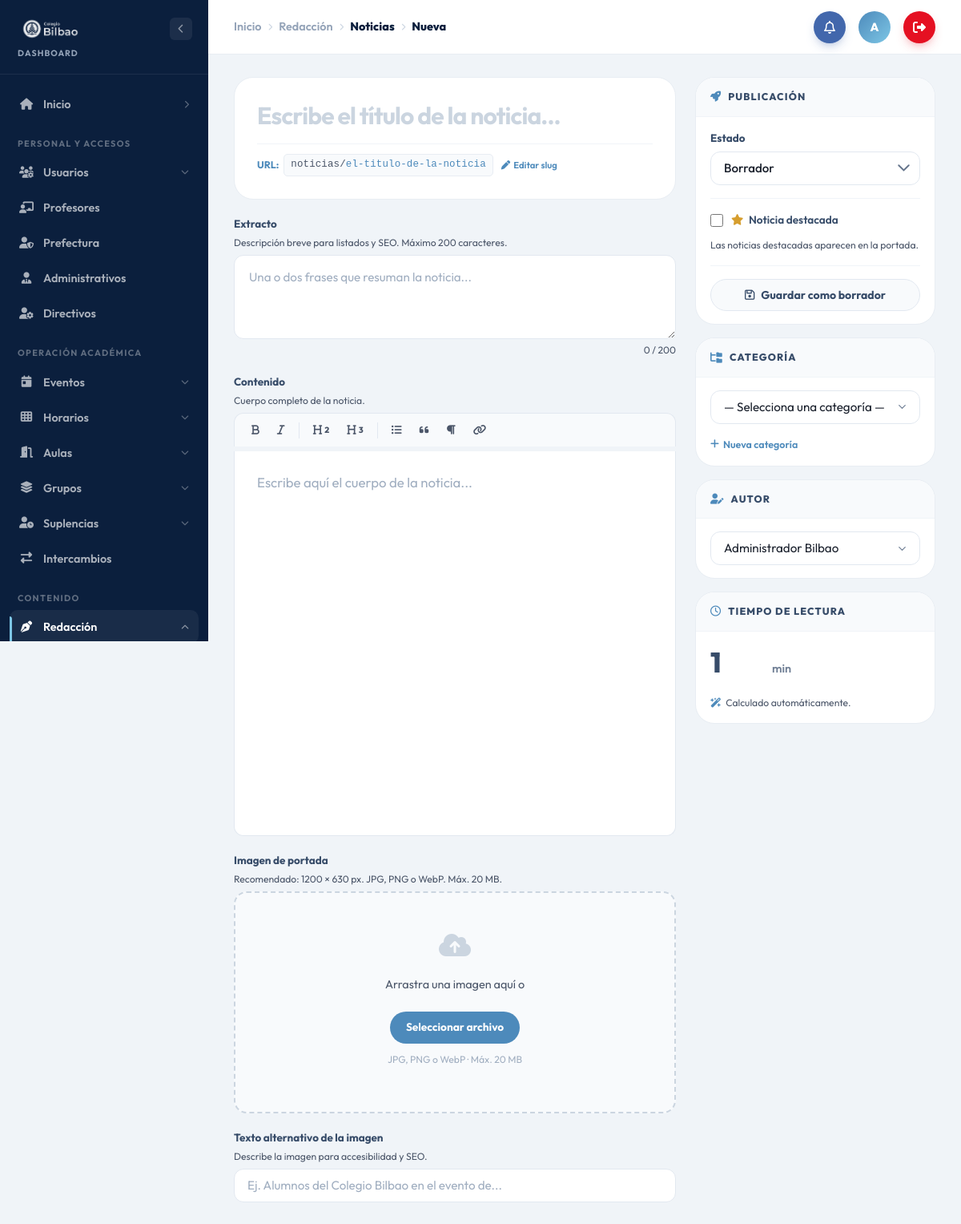
Screenshot of /dashboard/noticias/crear (signed in) with the database file from the repository.
### tables this page shows
CREATE TABLE usuarios (
    id               INT UNSIGNED  NOT NULL AUTO_INCREMENT,
    nombre           VARCHAR(120)  NOT NULL,
    email            VARCHAR(180)  NOT NULL,
    password         VARCHAR(255)  NOT NULL,
    rol              ENUM('administrador','usuario') NOT NULL DEFAULT 'usuario',
    rol_redaccion    ENUM('revisor','editor') NULL,   
     
     
     
     
    tipo_personal    SET('profesor','prefecto','administrativo','directivo') NULL,
     
     
     
     
    niveles          SET('Maternal','Kinder','Primaria','Secundaria','Bachillerato') NULL,
    puede_suplir     TINYINT(1)    NOT NULL DEFAULT 1,  
    modulos          VARCHAR(255)  NULL,           
    fecha_nacimiento DATE          NULL,           
    avatar           VARCHAR(255)  NULL,
    ultimo_acceso    DATETIME      NULL,
    creado_en        TIMESTAMP     NOT NULL DEFAULT CURRENT_TIMESTAMP,
    PRIMARY KEY (id),
    UNIQUE KEY uq_email (email)
);

### views/blog/noticias/crear.php (the view, shortened to what the rows shown need)
<div class="admin-layout">
    <?php include __DIR__ . '/../_sidebar.php'; ?>
</div>

### views/blog/_sidebar.php (shortened to what the rows shown need)
<?php
require_once __DIR__ . '/_modulos.php';
$_cp = parse_url($_SERVER['REQUEST_URI'] ?? '/', PHP_URL_PATH);
$_cp = ($_cp !== '/') ? rtrim($_cp, '/') : '/';
if     (str_starts_with($_cp, '/dashboard/suplencias'))      $_modActivo = 'suplencias';
elseif (str_starts_with($_cp, '/dashboard/horarios'))        $_modActivo = 'horarios';
elseif (str_starts_with($_cp, '/dashboard/eventos'))         $_modActivo = 'eventos';
elseif (str_starts_with($_cp, '/dashboard/aulas'))           $_modActivo = 'aulas';
elseif (str_starts_with($_cp, '/dashboard/grupos'))          $_modActivo = 'grupos';
elseif (str_starts_with($_cp, '/dashboard/usuarios'))        $_modActivo = 'usuarios';
elseif (str_starts_with($_cp, '/dashboard/profesores'))      $_modActivo = 'profesores';
elseif (str_starts_with($_cp, '/dashboard/prefectura'))      $_modActivo = 'prefectura';
elseif (str_starts_with($_cp, '/dashboard/administrativos')) $_modActivo = 'administrativos';
elseif (str_starts_with($_cp, '/dashboard/directivos'))      $_modActivo = 'directivos';
elseif (str_starts_with($_cp, '/dashboard/notificaciones'))  $_modActivo = 'notificaciones';
elseif ($_cp === '/dashboard')                               $_modActivo = 'home';
elseif (preg_match('#^/dashboard/(redaccion|articulos|categorias|noticias|revisiones|testimoniales|autores)#', $_cp)) {
    $_modActivo = 'redaccion';
}
else                                                         $_modActivo = 'home';
$_esAdmin   = ($_SESSION['blog_usuario']['rol'] ?? '') === 'administrador';
$_catMods = blog_modulos_catalogo();
$_misMods = $_esAdmin
    ? \Model\UsuarioBlog::MODULOS_ASIGNABLES
    : array_values(array_filter(array_map('trim', explode(',', (string)($_SESSION['blog_usuario']['modulos'] ?? '')))));
$_grupos  = blog_modulos_visibles($_misMods);
?>
<aside class="admin-sidebar" id="adminSidebar">
    <nav class="admin-sidebar__nav" aria-label="Navegación de administración">
        <?php foreach ($_grupos as $_g): ?>
        <div class="admin-nav__section">
            <span class="admin-nav__section-label"><?= htmlspecialchars($_g['label']) ?></span>
            <?php foreach ($_g['claves'] as $_k):
                $_m      = $_catMods[$_k];
                $_sub    = blog_modulos_subnav($_k);
                $_actual = ($_modActivo === $_k);
            ?>
                <?php if (!$_sub): ?>
                <a href="<?= $_m['url'] ?>" title="<?= htmlspecialchars($_m['nombre']) ?>"
                   class="admin-nav__link<?= $_actual ? ' is-current' : '' ?>">
                    <i class="fa-solid <?= $_m['icon'] ?>"></i>
                    <span class="admin-nav__label"><?= htmlspecialchars($_m['nombre']) ?></span>
                </a>
                <?php else: ?>
                <div class="admin-nav__mod<?= $_actual ? ' is-current' : '' ?>" data-nav-mod>
                    <button type="button" class="admin-nav__link admin-nav__toggle"
                            data-nav-toggle aria-expanded="<?= $_actual ? 'true' : 'false' ?>"
                            title="<?= htmlspecialchars($_m['nombre']) ?>">
                        <i class="fa-solid <?= $_m['icon'] ?>"></i>
                        <span class="admin-nav__label"><?= htmlspecialchars($_m['nombre']) ?></span>
                        <i class="fa-solid fa-chevron-down admin-nav__caret" aria-hidden="true"></i>
                    </button>
                </div>
                <?php endif; ?>
            <?php endforeach; ?>
        </div>
        <?php endforeach; ?>
    </nav>
</aside>

### rows the page displays
usuarios: rol "administrador" (drawn), tipo_personal "Usuarios", tipo_personal "Profesores", tipo_personal "Prefectura", tipo_personal "Administrativos", tipo_personal "Directivos", tipo_personal "Eventos", tipo_personal "Horarios", tipo_personal "Aulas", tipo_personal "Grupos", tipo_personal "Suplencias", tipo_personal "Intercambios", tipo_personal "Redacción"

### other values shown
$_cr['label'] "Inicio"
$_cr['label'] "Redacción"
$_cr['label'] "Noticias"
$_cr['label'] "Nueva"
$_g['label'] "PERSONAL Y ACCESOS"
$_g['label'] "OPERACIÓN ACADÉMICA"
$_g['label'] "CONTENIDO"
$_tbInicial "A"
s($noticia->slug ?? 'el-titulo-de-la-noticia') "el-titulo-de-la-noticia"
strlen($noticia->extracto ?? '') "0"
form field autor_id "Administrador Bilbao"
